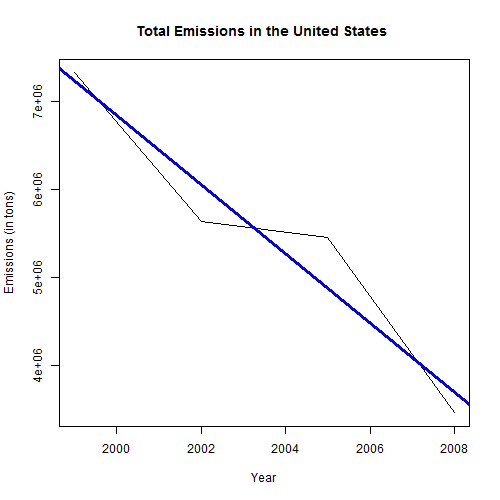

Source code (R):
source('getdatafiles.R')

datasource <-cachedData()
NEI<-datasource$getNEI()
totalemissions<-with(NEI, aggregate(Emissions, by = list(year), sum))
colnames(totalemissions)<-c("Year", "Emissions")

#png(filename = 'plot1.png', width = 500, height = 500, units = 'px')
plot(totalemissions, type="l", xlab="Year", ylab="Emissions (in tons)", main="Total Emissions in the United States ")
fit<-lm(totalemissions$Emissions~totalemissions$Year)
abline(fit, lwd=3, col="blue")
#dev.off()